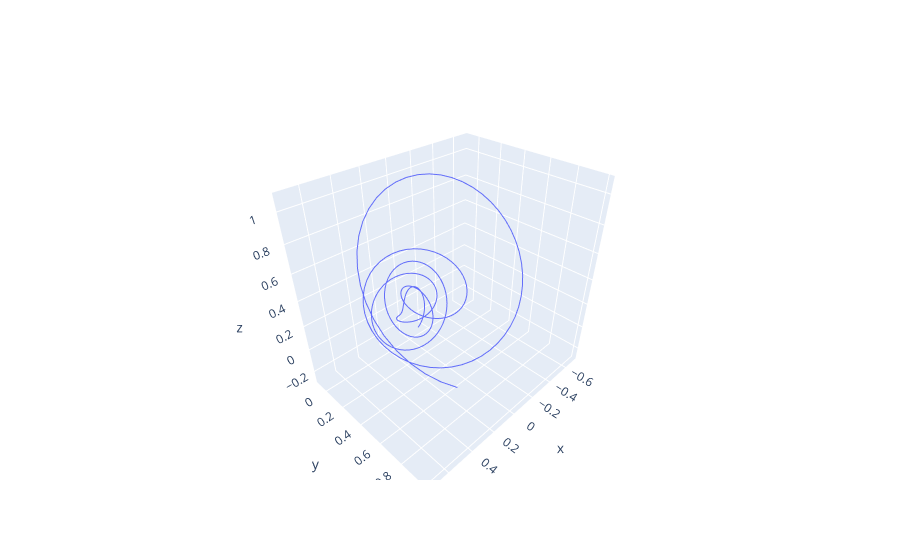

The code cell stored with this chart in its notebook:
### Code cell
state0 = numpy.asarray([.5,1,.3])
state = evolveSystem3(pcDuffingOscillator,state0,time=30)

### Figure 1 — Plotly figure (JSON) as saved in the notebook; plotly's stock layout.template omitted (floating-point values rounded to 4 significant figures; data arrays with more than 128 entries replaced by an {"elided": "..."} marker saying what was removed)
{"data": [{"mode": "lines", "type": "scatter3d", "x": {"elided": "300 float values"}, "y": {"elided": "300 float values"}, "z": {"elided": "300 float values"}}], "layout": {}}
